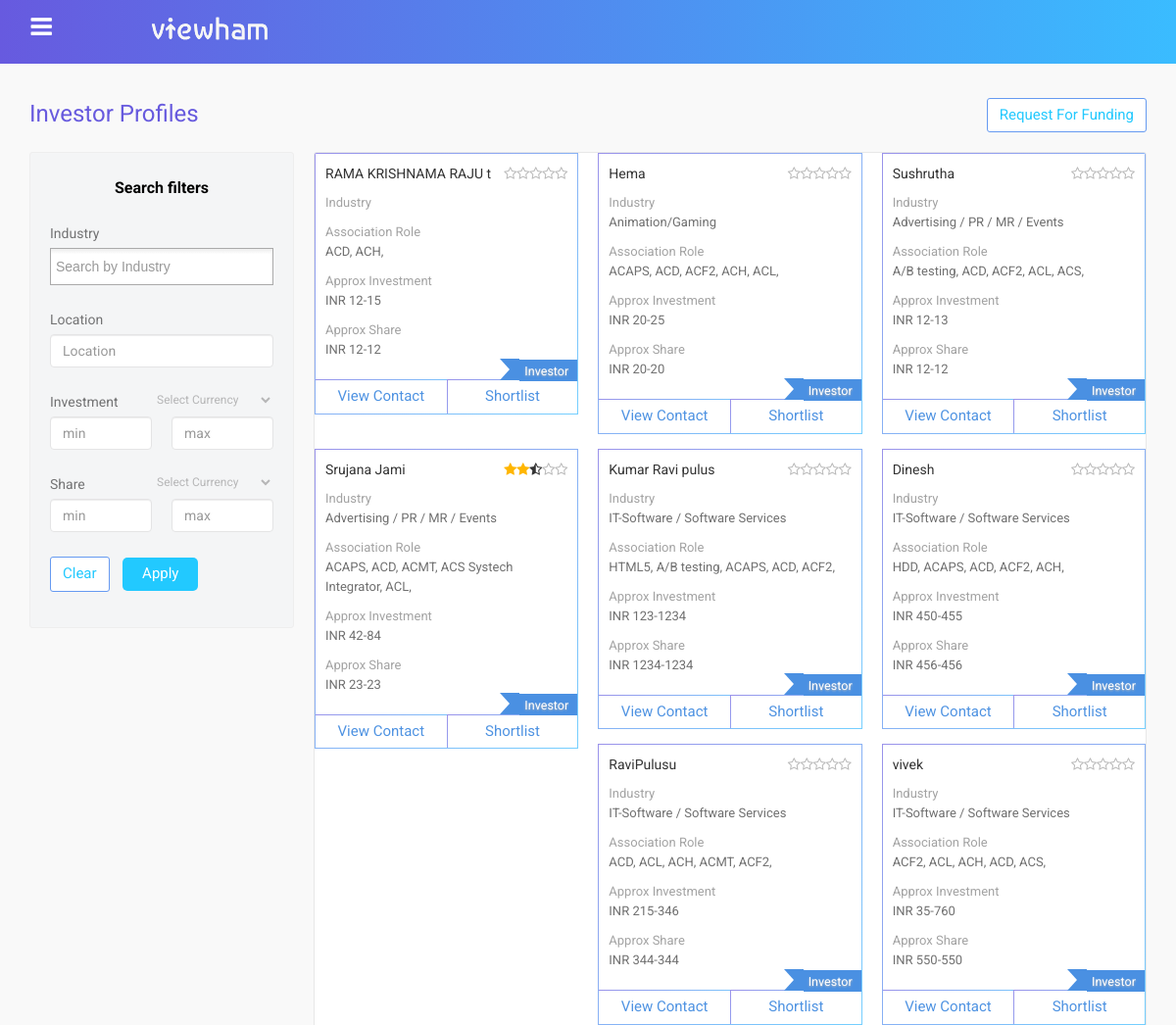
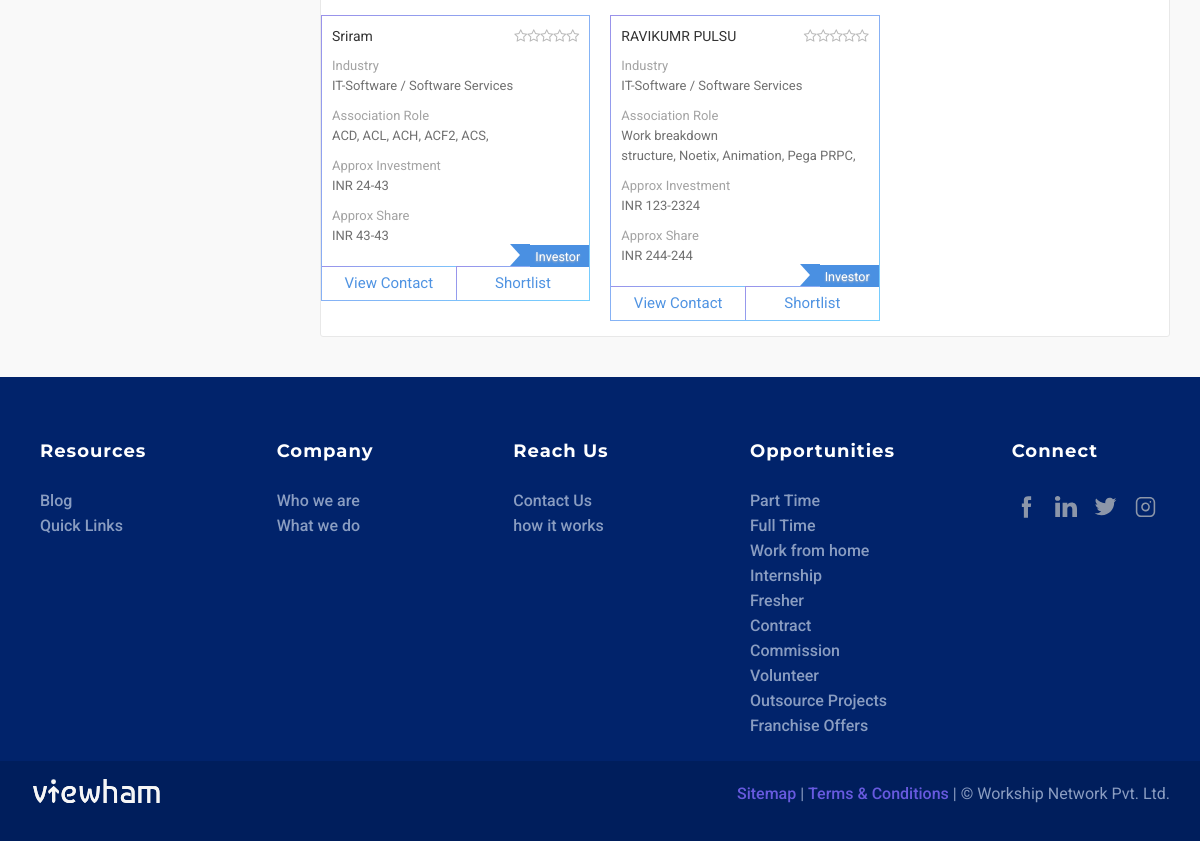
The app's page /index.php/investor/profiles with its own data (2 pictures, top to bottom).
### tables this page shows
CREATE TABLE `skills` (
  `id` int(10) UNSIGNED NOT NULL,
  `skill` varchar(255) NOT NULL,
  `status` int(11) NOT NULL DEFAULT '1' COMMENT '1-Pending, 2-Active, 3-Inactive',
  `created_at` timestamp NULL DEFAULT NULL,
  `updated_at` timestamp NULL DEFAULT NULL
);

### application/libraries/Template.php (called while the page is built, shortened)
<?php
class Template {
    function load($template = '', $name ='', $view = '' , $view_data = array(), $return = FALSE)
    {
        $this->CI =& get_instance();
        $this->set($name , $this->CI->load->view($view, $view_data, TRUE));
    }
}

### application/controllers/Investor.php (called while the page is built, shortened)
<?php
class Investor extends CI_Controller{
    function __construct(){
    $this->data['session_exist'] = 0;
		$this->data['total'] = TotalCoins();
        $this->data['industries'] = $this->Industry->getAll();
        $this->data['skills'] = $this->Skills->getAll();
        $this->data['metatitle'] = 'Business Ideas | Best Startup Ideas | Submit Your Ideas Online';
        $this->data['metadescription'] = 'Looking for New Business Ideas or Opportunities? Welcome to Viewham, an online platform for the modern-day entrepreneur & beginners to start sharing ideas!';
    }
    public function profiles(){
		$params=array();
		$params['session_user']=$session_user;
		$params['post_type']=2;
        $this->data['profile'] = $this->Profiles->EntrepreneurProfile($params);
		$this->template->load('no-menu', 'contents' , 'investor/investor-profiles', $this->data);
    }
}

### index.php (called while the page is built, shortened)
<?php
require_once BASEPATH.'core/CodeIgniter.php';

### application/models/Skills.php (called while the page is built, shortened)
<?php
class Skills extends CI_Model {
    public function getAll(){
        $query = $this->db->get('skills');
        return $query->result_array();
    }
}
?>

### application/views/investor/investor-profiles.php (the view, shortened to what this page needs)
	<section class="ideazone">
		<div class="container">
			<div class="row mb-20">
				<div class="col-md-6">
					<h4 class="mt-0 mb-0">Investor Profiles</h4>
				</div>
				<div class="col-md-6 text-right">
					<a href="<?php echo base_url('funding/add'); ?>" class="btn btn-info mb-0 mblock-btn">Request For Funding</a>
				</div>
			</div>
			<div class="row">
				<div class="col-md-3">
					<div class="filter-content grey-block mb-20">
						<h4 class="text-center">Search filters</h4>
						<form>
							<label>Industry</label>
														<label>Location</label>
						<div class="row">
									<div class="col-xs-12">
									<input type="text" name="location" class="geocomplete form-control" value="<?php if(!empty($_GET['location'])){ echo $_GET['location']; }  ?>"  placeholder="Location" />
								</div>
						</div>
					<label>Investment
					<select name="investment_currency" class="form-control sub-dw pull-right">
					<option value="">Select Currency</option>
								</select>
							</label>
							<div class="row">
								<div class="col-xs-6">
									<input type="text" name="min_invest" class="form-control" value="<?php if(!empty($_GET['min_invest'])){ echo $_GET['min_invest']; }  ?>"  placeholder="min" />
								</div>
								<div class="col-xs-6">
									<input type="text" name="max_invest" class="form-control" value="<?php if(!empty($_GET['max_invest'])){ echo $_GET['max_invest']; }  ?>"  placeholder="max" />
								</div>
							</div>
					<label>Share
					<select name="share_currency" class="form-control sub-dw pull-right">
					<option value="">Select Currency</option>
								</select>
							</label>
							<div class="row">
								<div class="col-xs-6">
									<input type="text" name="min_share" class="form-control" value="<?php if(!empty($_GET['min_share'])){ echo $_GET['min_share']; }  ?>"  placeholder="min" />
								</div>
								<div class="col-xs-6">
									<input type="text" name="max_share" class="form-control" value="<?php if(!empty($_GET['max_share'])){ echo $_GET['max_share']; }  ?>"  placeholder="max" />
								</div>
							</div>
							<p class="mt-20">
							<a href="<?php echo base_url('investor/profiles'); ?>" class="btn btn-info mb-0 mr-10">Clear</a>
							<button class="btn btn-primary mb-0">Apply</button>
							</p>
						</form>
					</div>
				</div>
				<div class="col-md-9">
					<div class="ideazone-content">
						<div class="row">
						<?php
							$profiles=$profile['profiles'];
							foreach($profiles as $p){ ?>
							<div class="col-sm-6 col-md-4">
								<div class="profile-box">
									<div class="p10 ">
									<div class="mb-10 pointer" onclick="window.location.href='<?php echo base_url('skill/candidateprofile/').$p['p_id']; ?>'">
										<span >
								<?php  echo $p['name'];?>
										</span>
								<?php
								$pid =$p['p_id'];
								$feedback = $profile['feedback'][$pid];
								if($feedback){
								$rate='';
								foreach($feedback as $fr){
									$rate = $rate + $fr['rate'];
								}
									$f_rate =  $rate / count($feedback);
								}else{
									$f_rate=0;
								}
								?>
										<span class="pull-right"><span class="stars" data-rating="<?php echo $f_rate; ?>" data-num-stars="5"></span></span>
									</div>
									<div class="pointer" onclick="window.location.href='<?php echo base_url('skill/details/').$p['p_id']; ?>'">
									<?php $sType =array('1'=>'Entrepreneur','2'=>'Investor','3'=>'Primary Profile','4'=>'Hobby Profile','5'=>'Mediator Profile');   ?>
									<div class="side-ribbon blue-ribbon">
										<span><?php $pType=$p['post_type'];
											echo $sType[$pType];?></span>
									</div>
									<div class="mb-10">
										<div class="gray-text">Industry</div>
										<div class="dark-text">
										<?php echo $p['industry_name']; ?></div>
									</div>
									<div class="mb-10">
										<div class="gray-text">Association Role
</div>
										<div class="dark-text">
			<?php $locations_decode = array_filter(json_decode($p['association']));
	foreach($locations_decode as $key=>$val){
		echo $skills[$val]['skill'].',&nbsp'; } ?></div>
									</div>
									<div class="mb-10">
								<div class="gray-text">Approx Investment</div>
					<div class="dark-text">
					<?php echo $p['investment_currency']; ?> <?php echo $p['min_invest']; ?>-<?php echo $p['max_invest']; ?></div>
									</div>
									<div class="mb-10">
									<div class="gray-text">Approx Share</div>
									<div class="dark-text"><?php echo $p['share_currency']; ?> <?php echo $p['min_share']; ?>-<?php echo $p['min_share']; ?></div>
									</div>
									</div>
									</div>
									<div>
				<button data-toggle="modal" data-target="#viewContact_<?php echo $p['p_id']; ?>" class="btn">View Contact</button>
				<?php $pid= $p['p_id'];
								$shortlists=$profile['shortlists'][$pid];
								if(!empty($shortlists)){ ?>
										<button class="btn" data-pid="<?php echo $p['p_id']; ?>" data-post_type="<?php echo $p['post_type']; ?>"><span class="shortlist_<?php echo $p['p_id']; ?>">Shortlisted</span></button>
									<?php }else{ ?>
										<button id="shortlist_<?php echo $p['p_id']; ?>" class="btn shortBtn" data-pid="<?php echo $p['p_id']; ?>" data-toid="<?php echo $p['posted_by']; ?>" data-post_type="<?php echo $p['post_type']; ?>"><span class="shortlist_<?php echo $p['p_id']; ?>">Shortlist</span></button>
										<?php } ?>
									</div>
								</div>
							</div>
							<?php } ?>
							</div>
					</div>
				</div>
			</div>
		</div>
	</section>

### records on screen
skills: skill "ACD"
skills: skill "ACH"
skills: skill "ACAPS"
skills: skill "ACF2"
skills: skill "ACL"
skills: skill "A/B testing"
skills: skill "ACS"
skills: skill "ACMT"
skills: skill "ACS Systech Integrator"
skills: skill "Animation"

### other values on screen
$p['name'] "RAMA KRISHNAMA RAJU t"
$sType[$pType] "Investor"
$p['investment_currency'] "INR"
$p['min_invest'] "12"
$p['max_invest'] "15"
$p['share_currency'] "INR"
$p['min_share'] "12"
$p['name'] "Hema"
$p['industry_name'] "Animation/Gaming"
$p['min_invest'] "20"
$p['max_invest'] "25"
$p['min_share'] "20"
$p['name'] "Sushrutha"
$p['industry_name'] "Advertising / PR / MR / Events"
$p['max_invest'] "13"
